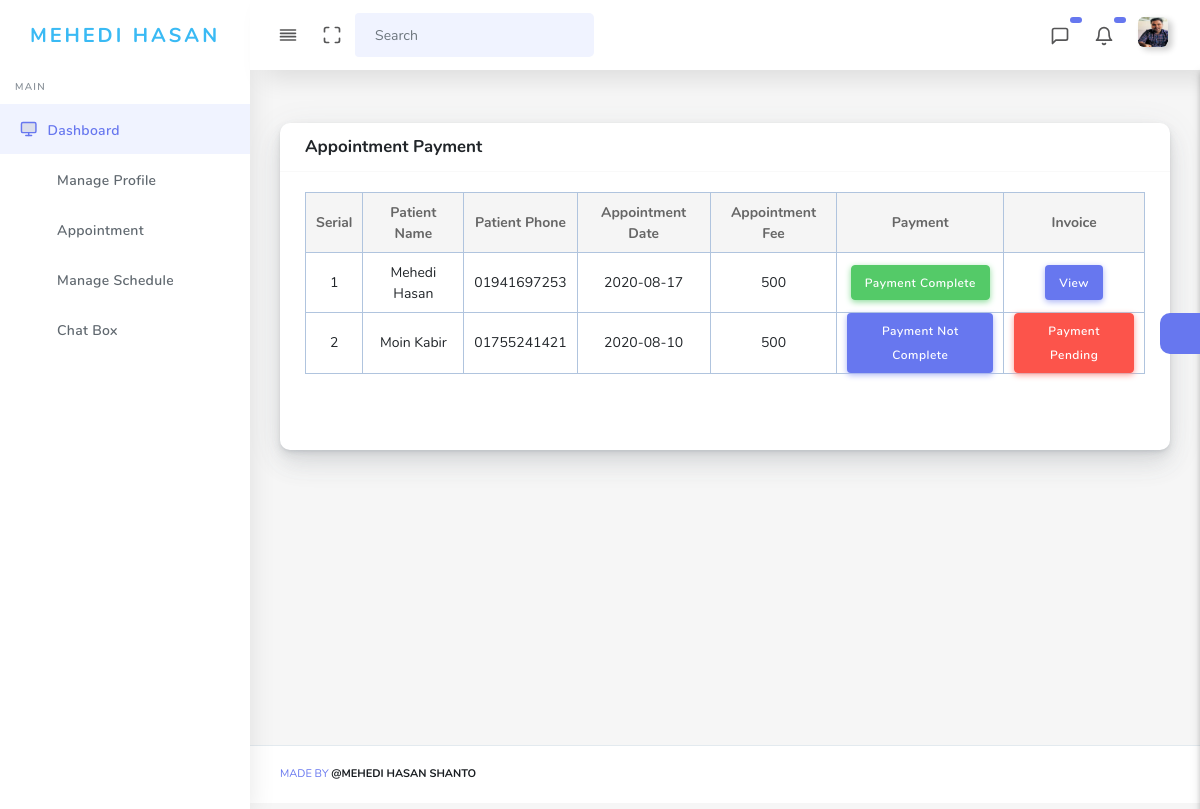
The page /doctor/appointment_payment.php (signed in) on the database its author committed.
### tables this page shows
CREATE TABLE `doctors` (
  `doctor_id` int(11) NOT NULL,
  `first_name` varchar(255) NOT NULL,
  `last_name` varchar(255) NOT NULL,
  `email` varchar(255) NOT NULL,
  `phone` varchar(255) NOT NULL,
  `degree` varchar(255) NOT NULL,
  `gender` varchar(255) NOT NULL,
  `address` varchar(255) NOT NULL,
  `password` varchar(255) NOT NULL,
  `image` varchar(255) NOT NULL,
  `status` int(11) NOT NULL,
  `join_date` date NOT NULL,
  `charge` float NOT NULL,
  `schedule` varchar(255) NOT NULL,
  `category` varchar(100) NOT NULL
);

CREATE TABLE `appointment` (
  `appoinment_id` int(11) NOT NULL,
  `patient_id` int(11) NOT NULL,
  `doctor_id` int(11) NOT NULL,
  `date` date NOT NULL,
  `charge` float NOT NULL,
  `status` int(11) NOT NULL,
  `notify` int(11) NOT NULL
);

CREATE TABLE `patient` (
  `patient_id` int(11) NOT NULL,
  `first_name` varchar(255) NOT NULL,
  `last_name` varchar(255) NOT NULL,
  `email` varchar(255) NOT NULL,
  `phone` varchar(255) NOT NULL,
  `address` varchar(255) NOT NULL,
  `city` varchar(255) NOT NULL,
  `ps` varchar(255) NOT NULL,
  `postal` varchar(255) NOT NULL,
  `date_of_birth` date NOT NULL,
  `gender` varchar(255) NOT NULL,
  `image` varchar(255) NOT NULL,
  `password` varchar(255) NOT NULL,
  `status` int(11) NOT NULL,
  `join_date` date NOT NULL
);

### doctor/appointment_payment.php (the view, shortened to what this page needs)
<?php include 'includes/header.php';?>
<body>
<div id="app">
    <div class="main-wrapper main-wrapper-1">
        <div class="navbar-bg"></div>
        <?php include 'includes/nav.php';?>
        <?php include 'includes/side.php';?>
        <div class="main-content">
            <section class="section">
                <div class="row">
                    <div class="col-md-12 col-sm-12 mb-5">
                        <div class="card">
                            <div class="card-header">
                                <h4>Appointment Payment</h4>
                                <?php
                                $sql_getData = "SELECT * FROM doctors, patient, appointment WHERE
                                                doctors.doctor_id = appointment.doctor_id AND
                                                patient.patient_id = appointment.patient_id AND
                                                doctors.doctor_id = '$userdata[doctor_id]' ORDER BY patient.patient_id";
                                $result      = mysqli_query($connect, $sql_getData);
                                ?>
                            </div>
                            <div class="card-body">
                                <div class="table-responsive">
                                    <table class="table tab-pane" style="border: 1px solid lightsteelblue">
                                        <thead>
                                        <tr style="border: 1px solid lightsteelblue" class="text-center">
                                            <th style="border: 1px solid lightsteelblue">Serial</th>
                                            <th style="border: 1px solid lightsteelblue">Patient Name</th>
                                            <th style="border: 1px solid lightsteelblue">Patient Phone</th>
                                            <th style="border: 1px solid lightsteelblue">Appointment Date</th>
                                            <th style="border: 1px solid lightsteelblue">Appointment Fee</th>
                                            <th style="border: 1px solid lightsteelblue">Payment</th>
                                            <th style="border: 1px solid lightsteelblue">Invoice</th>
                                        </tr>
                                        </thead>
                                        <tbody>
                                        <?php
                                        $i = 1;
                                        while ($row = mysqli_fetch_assoc($result)){?>
                                            <tr class="text-center">
                                                <td style="border: 1px solid lightsteelblue"><?php echo $i++;?></td>
                                                <td style="border: 1px solid lightsteelblue" class="text-capitalize"><?php echo $row['first_name'] .' '. $row['last_name'];?></td>
                                                <td style="border: 1px solid lightsteelblue"><?php echo $row['phone'];?></td>
                                                <td style="border: 1px solid lightsteelblue"><?php echo $row['date'];?></td>
                                                <td style="border: 1px solid lightsteelblue"><?php echo $row['charge'];?></td>
                                                <td style="border: 1px solid lightsteelblue">
                                                    <?php
                                                    $sql_payment = "SELECT * FROM appointment_invoice WHERE appointment_id = '$row[appoinment_id]' AND doctor_id = '$userdata[doctor_id]'";
                                                    $res_payment = mysqli_query($connect, $sql_payment);
                                                    $data = mysqli_fetch_assoc($res_payment);
                                                    if ($data !=0){
                                                        echo '<span class="btn btn-success">Payment Complete</span>';
                                                    }else{
                                                        echo '<a class="btn btn-primary text-white">Payment Not Complete</a>';
                                                    }
                                                    ?>
                                                </td>
                                                <td style="border: 1px solid lightsteelblue">
                                                    <?php
                                                    if ($data !=0){
                                                        echo '<a href="appointment_invoice.php?appointment_id='.$data['appointment_id'].'" class="btn btn-primary">View </a>';
                                                    }else{
                                                        echo '<span class="btn btn-danger">Payment Pending</span>';
                                                    }
                                                    ?>
                                                </td>
                                            </tr>
                                        <?php }?>
                                        </tbody>
                                    </table>
                                </div>
                            </div>
                            <div class="card-footer">
                            </div>
                        </div>
                    </div>
                </div>
            </section>
            <?php include 'includes/setting.php';?>
        </div>
        <?php include "includes/footer.php";?>
    </div>
</div>
<?php include "includes/script.php";?>

### doctor/includes/nav.php (shortened to what this page needs)
<nav class="navbar navbar-expand-lg main-navbar sticky">
    <div class="form-inline mr-auto">
        <ul class="navbar-nav mr-3">
            <li><a href="#" data-toggle="sidebar" class="nav-link nav-link-lg
									collapse-btn"> <i data-feather="align-justify"></i></a></li>
            <li><a href="#" class="nav-link nav-link-lg fullscreen-btn">
                    <i data-feather="maximize"></i>
                </a></li>
            <li>
                <form class="form-inline mr-auto">
                    <div class="search-element">
                        <input class="form-control" type="search" placeholder="Search" aria-label="Search" data-width="200">
                        <button class="btn" type="submit">
                            <i class="fas fa-search"></i>
                        </button>
                    </div>
                </form>
            </li>
        </ul>
    </div>
    <ul class="navbar-nav navbar-right">
        <li class="dropdown dropdown-list-toggle">
            <a href="#" data-toggle="dropdown" class="nav-link nav-link-lg message-toggle"><i data-feather="message-square"></i>
                <span class="badge headerBadge1">
                 </span>
            </a>
        </li>
        <li class="dropdown dropdown-list-toggle">
            <a href="#" data-toggle="dropdown" class="nav-link nav-link-lg message-toggle"><i data-feather="bell"></i>
                <span class="badge headerBadge1">
                 </span>
            </a>
        </li>
        <li class="dropdown"><a href="#" data-toggle="dropdown"
                                class="nav-link dropdown-toggle nav-link-lg nav-link-user"> <img alt="image" src="../images/<?php echo $userdata['image'];?>" class="user-img-radious-style"> <span class="d-sm-none d-lg-inline-block"></span></a>
        </li>
    </ul>
</nav>

### doctor/includes/side.php (shortened to what this page needs)
<div class="main-sidebar sidebar-style-2">
    <aside id="sidebar-wrapper">
        <div class="sidebar-brand">
            <a href="doctor_dashboard.php"><span class="logo-name text-info"><?php echo $userdata['first_name'] . ' ' .$userdata['last_name'];?></span></a>
        </div>
        <ul class="sidebar-menu">
            <li class="menu-header">Main</li>
            <li class="dropdown active">
                <a href="doctor_dashboard.php" class="nav-link"><i data-feather="monitor"></i><span>Dashboard</span></a>
            </li>
            <li class="dropdown">
                <a href="#" class="menu-toggle nav-link has-dropdown"><i class="fas fa-user-tie"></i><span>Manage Profile</span></a>
            </li>
            <li class="dropdown">
                <a href="#" class="menu-toggle nav-link has-dropdown"><i class="fas fa-file-medical"></i><span>Appointment</span></a>
            </li>
            <li class="dropdown">
                <a href="#" class="menu-toggle nav-link has-dropdown"><i class="fas fa-clock"></i><span>Manage Schedule</span></a>
            </li>
            <li class="dropdown">
                <a href="#" class="menu-toggle nav-link has-dropdown"><i class="fas fa-comment"></i><span>Chat Box</span></a>
            </li>
        </ul>
    </aside>
</div>

### rows shown on the page
doctors: image (picture), first_name "MEHEDI", last_name "HASAN"
appointment: patient.first_name "Mehedi", patient.last_name "Hasan", patient.phone "01941697253", date "2020-08-17", charge "500", shows "Payment Complete"
appointment: patient.first_name "Moin", patient.last_name "Kabir", patient.phone "01755241421", date "2020-08-10", charge "500", shows "Payment Not Complete", shows "Payment Pending"
